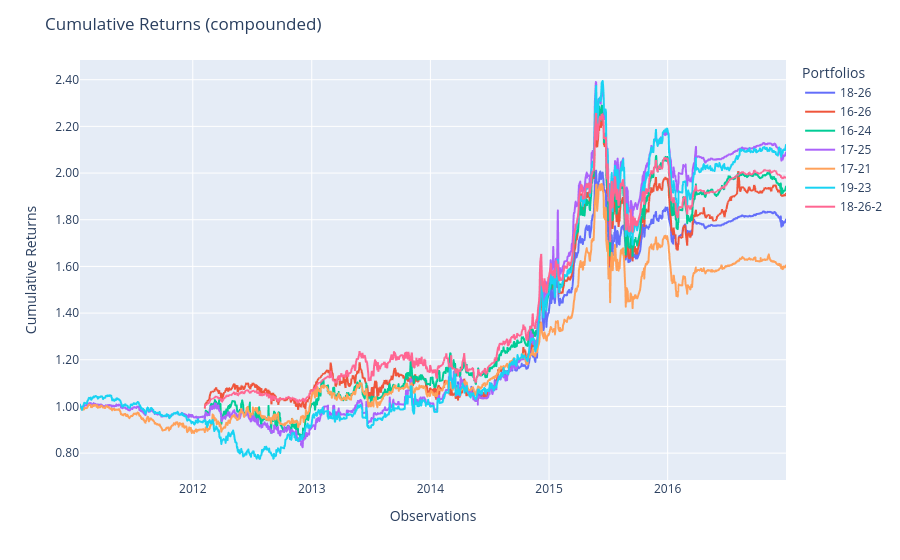

Here is the notebook cell this chart was saved with:
### Code cell
pop.plot_cumulative_returns()

### Figure 1 — Plotly figure (JSON) as saved in the notebook; plotly's stock layout.template omitted (floating-point values rounded to 4 significant figures; data arrays with more than 128 entries replaced by an {"elided": "..."} marker saying what was removed)
{"data": [{"hovertemplate": "variable=18-26<br>index=%{x}<br>value=%{y}<extra></extra>", "legendgroup": "18-26", "line": {"color": "#636efa", "dash": "solid"}, "marker": {"symbol": "circle"}, "mode": "lines", "name": "18-26", "showlegend": true, "type": "scattergl", "x": {"elided": "1447 str values"}, "xaxis": "x", "y": {"elided": "1447 float values"}, "yaxis": "y"}, {"hovertemplate": "variable=16-26<br>index=%{x}<br>value=%{y}<extra></extra>", "legendgroup": "16-26", "line": {"color": "#EF553B", "dash": "solid"}, "marker": {"symbol": "circle"}, "mode": "lines", "name": "16-26", "showlegend": true, "type": "scattergl", "x": {"elided": "1447 str values"}, "xaxis": "x", "y": {"elided": "1447 float values"}, "yaxis": "y"}, {"hovertemplate": "variable=16-24<br>index=%{x}<br>value=%{y}<extra></extra>", "legendgroup": "16-24", "line": {"color": "#00cc96", "dash": "solid"}, "marker": {"symbol": "circle"}, "mode": "lines", "name": "16-24", "showlegend": true, "type": "scattergl", "x": {"elided": "1447 str values"}, "xaxis": "x", "y": {"elided": "1447 float values"}, "yaxis": "y"}, {"hovertemplate": "variable=17-25<br>index=%{x}<br>value=%{y}<extra></extra>", "legendgroup": "17-25", "line": {"color": "#ab63fa", "dash": "solid"}, "marker": {"symbol": "circle"}, "mode": "lines", "name": "17-25", "showlegend": true, "type": "scattergl", "x": {"elided": "1447 str values"}, "xaxis": "x", "y": {"elided": "1447 float values"}, "yaxis": "y"}, {"hovertemplate": "variable=17-21<br>index=%{x}<br>value=%{y}<extra></extra>", "legendgroup": "17-21", "line": {"color": "#FFA15A", "dash": "solid"}, "marker": {"symbol": "circle"}, "mode": "lines", "name": "17-21", "showlegend": true, "type": "scattergl", "x": {"elided": "1447 str values"}, "xaxis": "x", "y": {"elided": "1447 float values"}, "yaxis": "y"}, {"hovertemplate": "variable=19-23<br>index=%{x}<br>value=%{y}<extra></extra>", "legendgroup": "19-23", "line": {"color": "#19d3f3", "dash": "solid"}, "marker": {"symbol": "circle"}, "mode": "lines", "name": "19-23", "showlegend": true, "type": "scattergl", "x": {"elided": "1447 str values"}, "xaxis": "x", "y": {"elided": "1447 float values"}, "yaxis": "y"}, {"hovertemplate": "variable=18-26-2<br>index=%{x}<br>value=%{y}<extra></extra>", "legendgroup": "18-26-2", "line": {"color": "#FF6692", "dash": "solid"}, "marker": {"symbol": "circle"}, "mode": "lines", "name": "18-26-2", "showlegend": true, "type": "scattergl", "x": {"elided": "1447 str values"}, "xaxis": "x", "y": {"elided": "1447 float values"}, "yaxis": "y"}], "layout": {"legend": {"title": {"text": "Portfolios"}, "tracegroupgap": 0}, "margin": {"t": 60}, "title": {"text": "Cumulative Returns (compounded)"}, "xaxis": {"anchor": "y", "domain": [0, 1], "title": {"text": "Observations"}}, "yaxis": {"anchor": "x", "domain": [0, 1], "tickformat": ".2f", "title": {"text": "Cumulative Returns"}}}}
